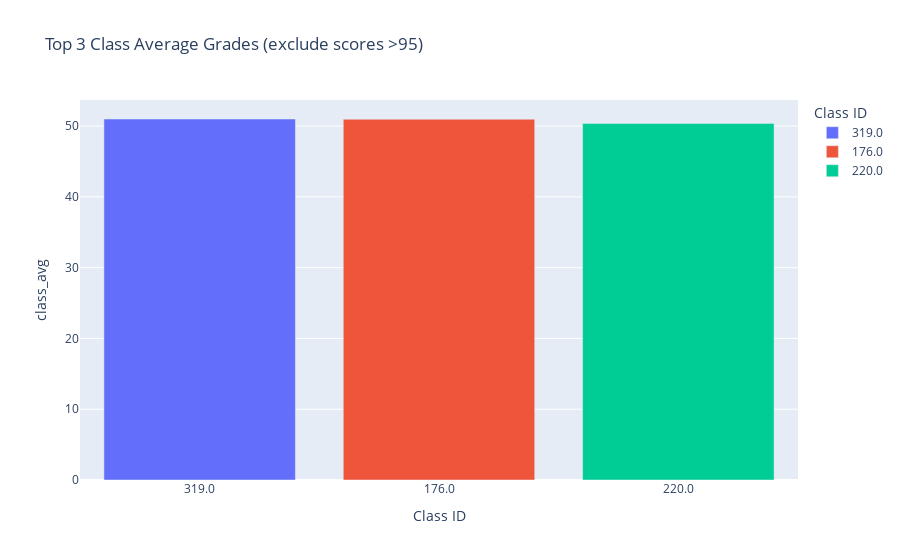

This figure's notebook cell:
### Code cell
import matplotlib.pyplot as plt
import plotly.express as px

df = show_table(grades.aggregate(pipeline))
df['_id'] = df['_id'].astype('str')
fig = px.bar(df,x = '_id',y  = 'class_avg',color = '_id',title = 'Top 3 Class Average Grades (exclude scores >95)',
            hover_data=['max_score', 'min_score'],
            labels={'_id':'Class ID'})
fig

### Figure 1 — Plotly figure (JSON) as saved in the notebook; plotly's stock layout.template omitted (floating-point values rounded to 4 significant figures)
{"data": [{"alignmentgroup": "True", "customdata": [[94.63, 0.1147]], "hovertemplate": "Class ID=%{x}<br>class_avg=%{y}<br>max_score=%{customdata[0]}<br>min_score=%{customdata[1]}<extra></extra>", "legendgroup": "319.0", "marker": {"color": "#636efa"}, "name": "319.0", "offsetgroup": "319.0", "orientation": "v", "showlegend": true, "textposition": "auto", "type": "bar", "x": ["319.0"], "xaxis": "x", "y": [51.0], "yaxis": "y"}, {"alignmentgroup": "True", "customdata": [[94.94, 0.09086]], "hovertemplate": "Class ID=%{x}<br>class_avg=%{y}<br>max_score=%{customdata[0]}<br>min_score=%{customdata[1]}<extra></extra>", "legendgroup": "176.0", "marker": {"color": "#EF553B"}, "name": "176.0", "offsetgroup": "176.0", "orientation": "v", "showlegend": true, "textposition": "auto", "type": "bar", "x": ["176.0"], "xaxis": "x", "y": [50.97], "yaxis": "y"}, {"alignmentgroup": "True", "customdata": [[94.97, 0.6256]], "hovertemplate": "Class ID=%{x}<br>class_avg=%{y}<br>max_score=%{customdata[0]}<br>min_score=%{customdata[1]}<extra></extra>", "legendgroup": "220.0", "marker": {"color": "#00cc96"}, "name": "220.0", "offsetgroup": "220.0", "orientation": "v", "showlegend": true, "textposition": "auto", "type": "bar", "x": ["220.0"], "xaxis": "x", "y": [50.38], "yaxis": "y"}], "layout": {"barmode": "relative", "legend": {"title": {"text": "Class ID"}, "tracegroupgap": 0}, "title": {"text": "Top 3 Class Average Grades (exclude scores >95)"}, "xaxis": {"anchor": "y", "categoryarray": ["319.0", "176.0", "220.0"], "categoryorder": "array", "domain": [0, 1], "title": {"text": "Class ID"}}, "yaxis": {"anchor": "x", "domain": [0, 1], "title": {"text": "class_avg"}}}}
